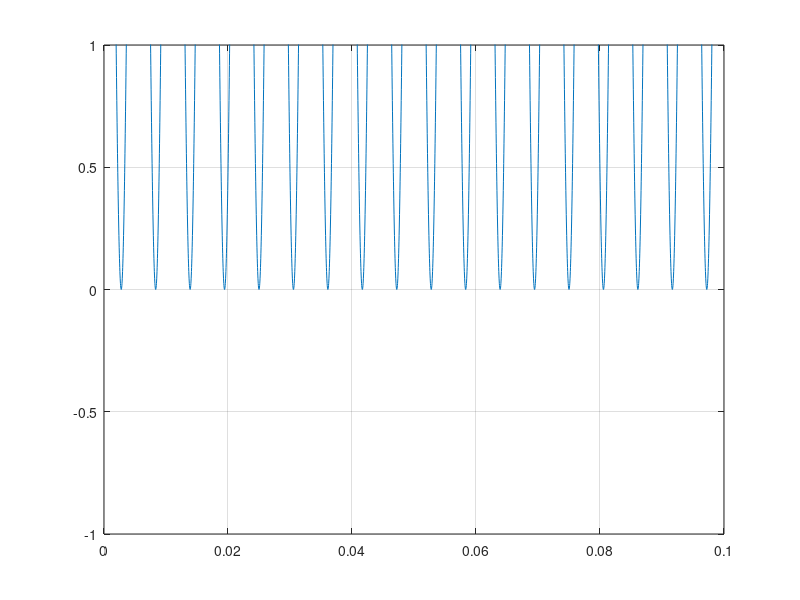

Write MATLAB code to recreate this figure.
clear; clc

fs = 44100;
dt = 1/fs;
t = 0:dt:1-dt;


y1 = (5*cos(2*pi*90*t));
y2 = (1*cos(2*pi*90*t));

y3 = y1 .* y2; % Y desconocida

promean = mean(y3); % Promedio de Y

promedio1 = sum(y3)/ length(y3);
promedio = sum(y3)/ length(y3);



if abs(promedio) < 1e-14
    disp('Las frecuencias son distintas');
    promedio = 0
else
    disp('Las frecuencias son iguales');
end

figure(1)
plot(t,y3);

grid on
axis([0 0.1 -1 1]);